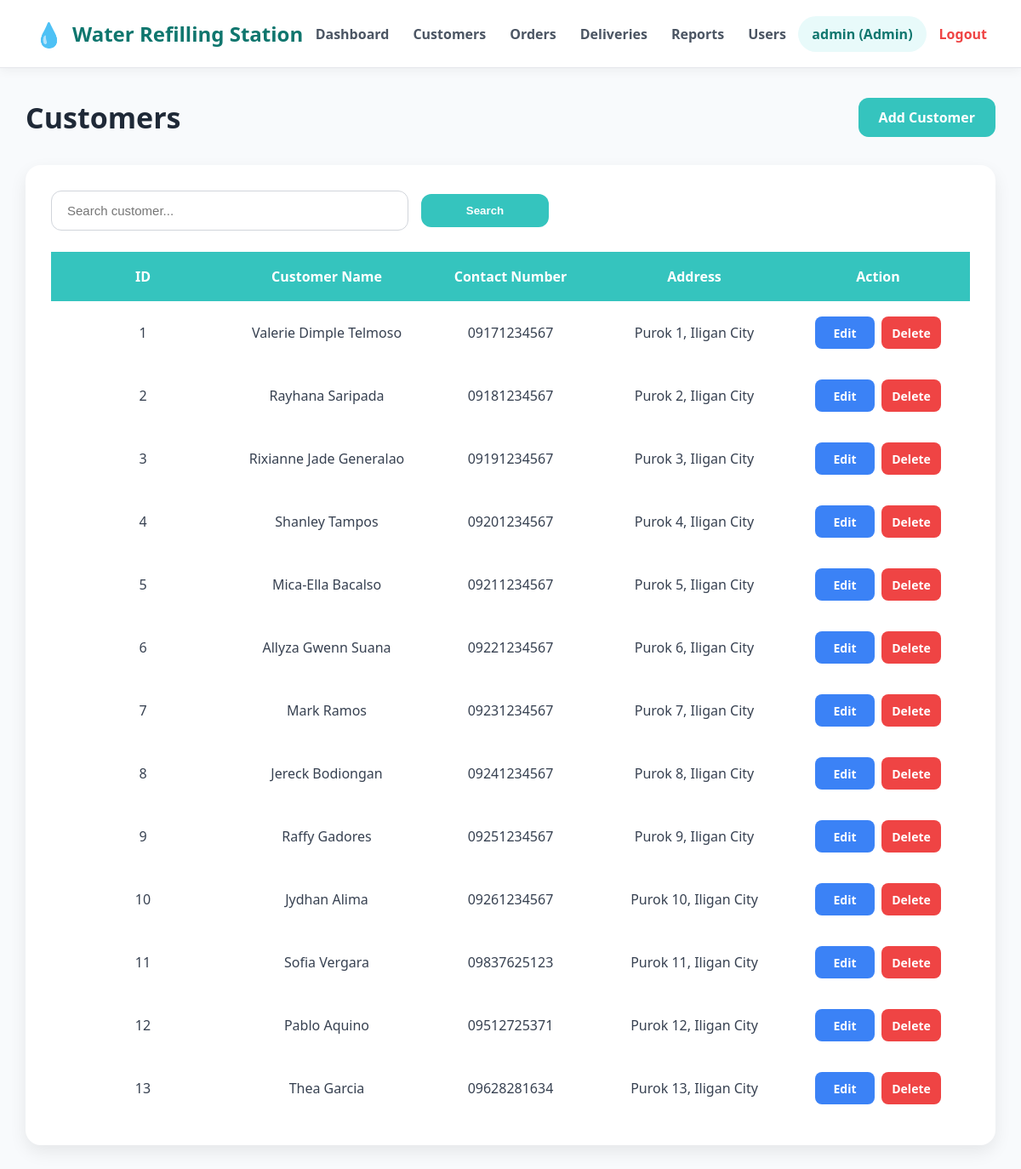
/customers.php (signed in), run on the app's committed database.
### tables this page shows
CREATE TABLE `customers` (
  `customerID` int(11) NOT NULL,
  `customerName` varchar(50) DEFAULT NULL,
  `contactNumber` varchar(20) DEFAULT NULL,
  `address` text DEFAULT NULL,
  `created_at` timestamp NOT NULL DEFAULT current_timestamp()
);

### auth.php (called while the page is built, shortened)
<?php
function isAdmin() {
    return isset($_SESSION['role']) &&
           $_SESSION['role'] === 'admin';
}
?>

### customers.php (the view, shortened to what this page needs)
<?php
require_once 'auth.php';
require_once 'config.php';
$search = $_GET['search'] ?? '';
$search = $conn->real_escape_string($search);
$sql = "
SELECT *
FROM customers
WHERE customerName LIKE '%$search%'
ORDER BY customerID ASC
";
$result = $conn->query($sql);
?>
<!DOCTYPE html>
<html>
<head>
    <link rel="stylesheet" href="style.css">
</head>
<body>
    <?php include 'navbar.php'; ?>
    <div class="container">
        <div class="pageHeader">
            <div>
                <h1 class="pageTitle">Customers</h1>
            </div>
            <a href="addCustomer.php" class="addButton">Add Customer</a>
        </div>
        <div class="contentCard">
            <form method="GET" class="searchForm">
                <input type="text" name="search"
                    placeholder="Search customer..."
                    value="<?= htmlspecialchars($search) ?>">
                <button type="submit" class="addButton">Search</button>
            </form>
            <table class="dataTable">
                <thead>
                    <tr>
                        <th>ID</th>
                        <th>Customer Name</th>
                        <th>Contact Number</th>
                        <th>Address</th>
                        <th>Action</th>
                    </tr>
                </thead>
                <tbody>
                    <?php if ($result->num_rows > 0): ?>
                        <?php while ($row = $result->fetch_assoc()): ?>
                            <tr>
                                <td>
                                    <?= $row['customerID'] ?>
                                </td>
                                <td>
                                    <?= htmlspecialchars($row['customerName']) ?>
                                </td>
                                <td>
                                    <?= htmlspecialchars($row['contactNumber']) ?>
                                </td>
                                <td>
                                    <?= htmlspecialchars($row['address']) ?>
                                </td>
                                <td>
                                    <div class="actionButtons">
                                        <a href="editCustomer.php?id=<?= $row['customerID'] ?>"
                                            class="editButton">Edit</a>
                                        <?php if (isAdmin()): ?>
                                            <a href="deleteCustomer.php?id=<?= $row['customerID'] ?>"
                                                class="deleteButton"
                                                onclick="return confirm('Delete this customer?')">Delete</a>
                                        <?php endif; ?>
                                    </div>
                                </td>
                            </tr>
                        <?php endwhile; ?>
                    <?php endif; ?>
                </tbody>
            </table>
        </div>
    </div>
</body>
</html>

### style.css (style rules this page uses)
* { margin:0; padding:0; box-sizing:border-box; }
body { font-family:"Segoe UI", Tahoma, Geneva, Verdana, sans-serif; background:#F8FAFC; color:#374151; }
a { text-decoration:none; }
.container { width:95%; max-width:1400px; margin:35px auto; }
.pageHeader { display:flex; justify-content:space-between; align-items:flex-start; margin-bottom:25px; }
.pageTitle { font-size:34px; color:#1F2937; margin-bottom:8px; }
.contentCard { background:#FFFFFF; padding:30px; border-radius:18px; box-shadow:0 8px 20px rgba(0,0,0,.08); }
.searchForm { display:flex; align-items:center; gap:15px; margin-bottom:25px; }
.searchForm input { width:420px; padding:14px 18px; border:1px solid #D1D5DB; border-radius:12px; font-size:15px; outline:none; transition:.3s; }
.dataTable { width:100%; border-collapse:collapse; table-layout:fixed; }
.dataTable th { background:#35C4BE; color:#FFFFFF; padding:18px; text-align:center; font-weight:600; }
.dataTable td { padding:18px 12px; text-align:center; vertical-align:middle; }
.addButton { background:#35C4BE; color:#FFFFFF; padding:12px 24px; border:none; border-radius:12px; display:inline-flex; align-items:center; justify-content:center; gap:8px; font-weight:600; cursor:pointer; transition:0.3s; text-decoration:none; min-width:150px; }
.actionButtons { display:flex; justify-content:center; align-items:center; gap:10px; }
.editButton, .deleteButton { display:inline-flex; align-items:center; justify-content:center; width:70px; height:38px; border-radius:8px; color:#FFFFFF; text-decoration:none; font-size:14px; font-weight:600; transition:.3s; }
.editButton { background:#3B82F6; }
.deleteButton { background:#EF4444; }
.actionButtons { display:flex; justify-content:center; align-items:center; gap:8px; }

### data on the page
customers: customerID "1", customerName "Valerie Dimple Telmoso", contactNumber "09171234567", address "Purok 1, Iligan City"
customers: customerID "2", customerName "Rayhana Saripada", contactNumber "09181234567", address "Purok 2, Iligan City"
customers: customerID "3", customerName "Rixianne Jade Generalao", contactNumber "09191234567", address "Purok 3, Iligan City"
customers: customerID "4", customerName "Shanley Tampos", contactNumber "09201234567", address "Purok 4, Iligan City"
customers: customerID "5", customerName "Mica-Ella Bacalso", contactNumber "09211234567", address "Purok 5, Iligan City"
customers: customerID "6", customerName "Allyza Gwenn Suana", contactNumber "09221234567", address "Purok 6, Iligan City"
customers: customerID "7", customerName "Mark Ramos", contactNumber "09231234567", address "Purok 7, Iligan City"
customers: customerID "8", customerName "Jereck Bodiongan", contactNumber "09241234567", address "Purok 8, Iligan City"
customers: customerID "9", customerName "Raffy Gadores", contactNumber "09251234567", address "Purok 9, Iligan City"
customers: customerID "10", customerName "Jydhan Alima", contactNumber "09261234567", address "Purok 10, Iligan City"
customers: customerID "11", customerName "Sofia Vergara", contactNumber "09837625123", address "Purok 11, Iligan City"
customers: customerID "12", customerName "Pablo Aquino", contactNumber "09512725371", address "Purok 12, Iligan City"
customers: customerID "13", customerName "Thea Garcia", contactNumber "09628281634", address "Purok 13, Iligan City"

### other printed values
getUsername() "admin"
$_SESSION['role'] "Admin"
